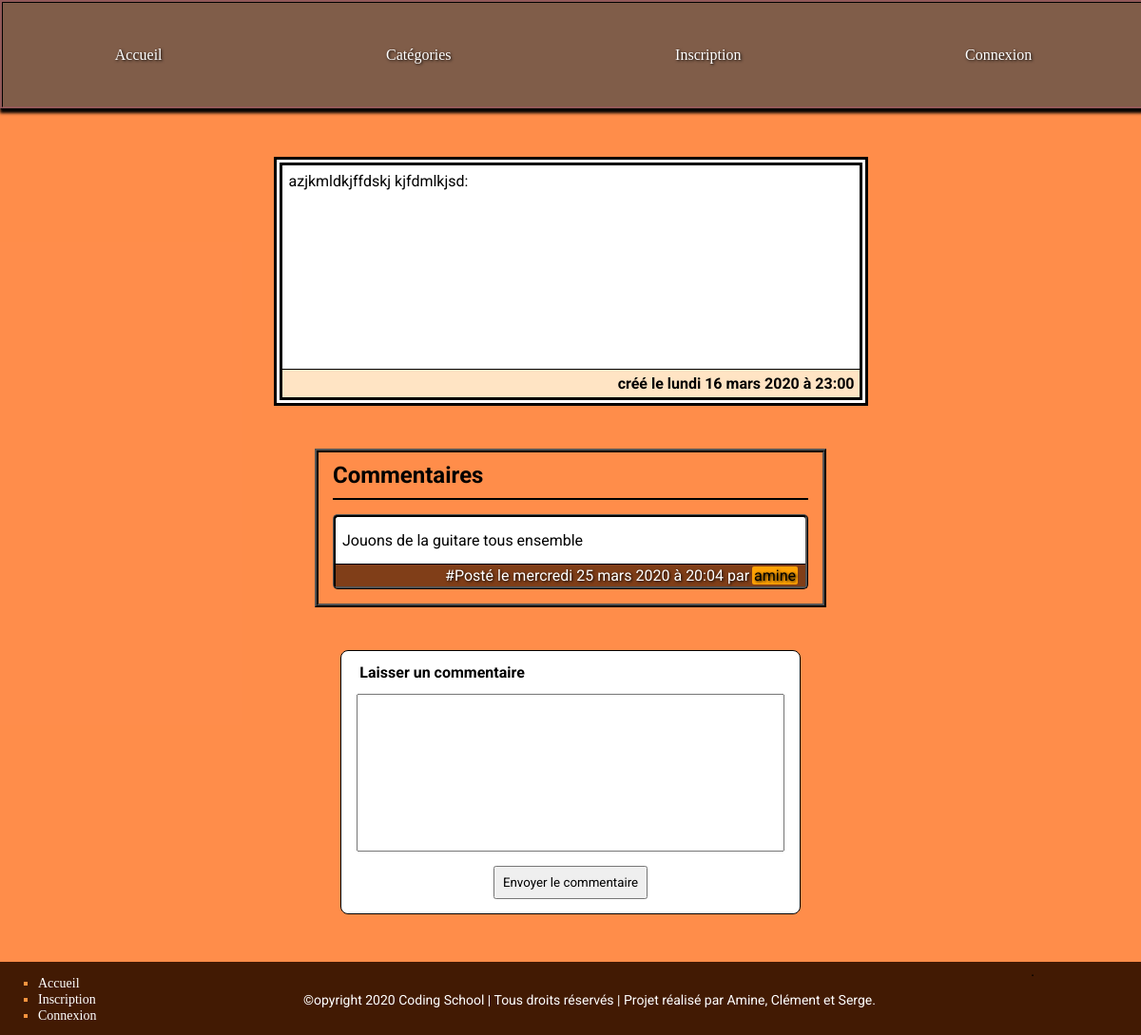
Before: /article.php?id=1 with the older database file.
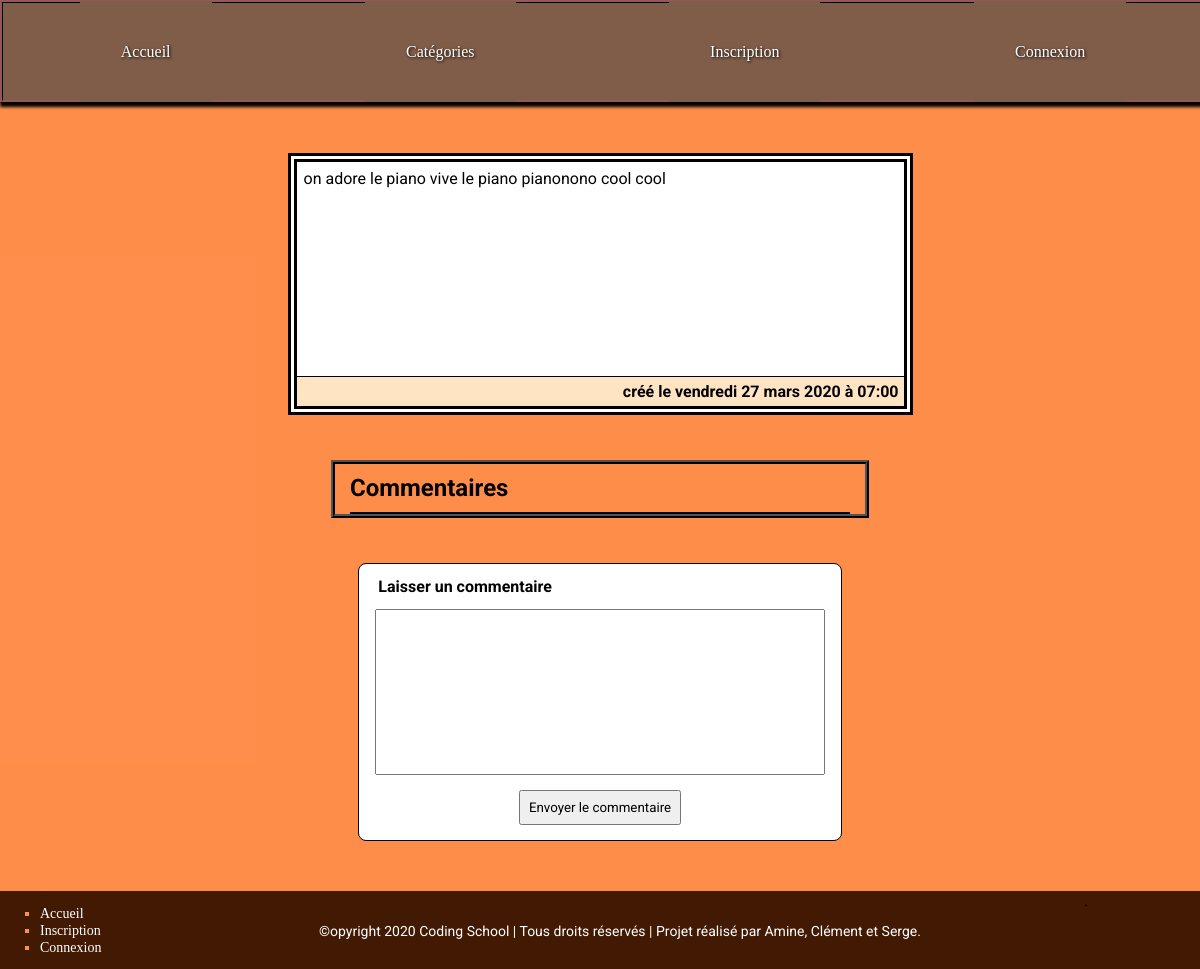
After: the same page with the newer database file.
### tables this page shows
CREATE TABLE IF NOT EXISTS `articles` (
  `id` int(11) NOT NULL AUTO_INCREMENT,
  `article` text NOT NULL,
  `id_utilisateur` int(11) NOT NULL,
  `id_categorie` int(11) NOT NULL,
  `date` timestamp NOT NULL,
  PRIMARY KEY (`id`)
);

CREATE TABLE IF NOT EXISTS `commentaires` (
  `id` int(11) NOT NULL AUTO_INCREMENT,
  `commentaire` varchar(1024) NOT NULL,
  `id_article` int(11) NOT NULL,
  `id_utilisateur` int(11) NOT NULL,
  `date` timestamp NOT NULL,
  PRIMARY KEY (`id`)
);

CREATE TABLE IF NOT EXISTS `utilisateurs` (
  `id` int(11) NOT NULL AUTO_INCREMENT,
  `login` varchar(255) NOT NULL,
  `password` varchar(255) NOT NULL,
  `email` varchar(255) NOT NULL,
  `avatar` varchar(255) DEFAULT 'avatars/defaut.png',
  `id_droits` int(11) NOT NULL DEFAULT '1',
  PRIMARY KEY (`id`)
);

### libraries/functions.php (called while the page is built, shortened)
<?php
function transDays($day){
    switch($day){
        case 1:
            $day = "lundi";
            break;
        case 3:
            $day = "mercredi";
            break;
        case 5:
            $day = "vendredi";
            break;
    }
    return $day;
}
function transMonths($month){
    switch($month){
        case "March":
            $month = "mars";
            break;
    }
    return $month;
}
?>

### article.php (the view, shortened to what this page needs)
<?php
require_once("libraries/functions.php");
$idArticle = $_GET["id"];
require("templates/header.phtml");
    $query = mysqli_query($connexion,$requete); ?>
    <main id="main-art">
        <?php
        $requete = "SELECT * FROM articles WHERE id = \"$idArticle\"";
        $query = mysqli_query($connexion,$requete);
        $resultat = mysqli_fetch_all($query, MYSQLI_ASSOC);
        $requete_com = "SELECT u.id, u.login, c.commentaire, c.date, c.id FROM utilisateurs AS u INNER JOIN `commentaires` AS c ON u.id = c.id_utilisateur WHERE id_article = \"$idArticle\"";
        $query_com = mysqli_query($connexion,$requete_com);
        $resultat_com = mysqli_fetch_all($query_com);
        $date = $resultat[0]["date"];
        $annee = strftime("%Y", strtotime($date));
        $mois = strftime("%B", strtotime($date));
        $jour = strftime("%d", strtotime($date));
        $sJour = strftime("%w", strtotime($date));
        $heure = strftime("%R", strtotime($date));
        $sJour2 = transDays($sJour);
        $mois2 = transMonths($mois);
        ?>
        <section id="sec-art">
            <article id="the-article">
                <p id="pgp-art"><?php echo $resultat[0]["article"]; ?></p>
                <span id="creation">créé le <?php echo $sJour2 ?> <?php echo $jour?> <?php echo $mois2?> <?php echo $annee?> à <?php echo $heure ?></span>
            </article>
            <aside id="art-aside">
            <h2 id="title-of-coment">Commentaires</h2>
            <?php foreach($resultat_com as $com):
                $date_com = $com[3];
                $annee_com = strftime("%Y", strtotime($date_com));
                $mois_com = strftime("%B", strtotime($date_com));
                $jour_com = strftime("%d", strtotime($date_com));
                $sJour_com = strftime("%w", strtotime($date_com));
                $heure_com = strftime("%R", strtotime($date_com));
                $sJour_com2 = transDays($sJour_com);
                $mois_com2 = transMonths($mois_com);
                ?>
                <div id="one-coment">
                <p id="par-com"><?php echo $com[2] ?></p>
                <span id="sp">
                    #Posté le <?php echo $sJour_com2 ?> <?php echo $jour_com ?> <?php echo $mois_com2 ?> <?php echo $annee_com ?> à <?php echo $heure_com ?>  par <mark> <?php echo $com[1]; ?></mark> </span>
                </div>
            <?php endforeach; ?>
            </aside>
            <article id="coment-container">
                <h2 id="coment-title">Laisser un commentaire</h2>
                <form action="<?php echo "article.php?id=$idArticle" ?>" method="post" id="form-article">
                    <textarea name="commentaire" id="area-art" cols="30" rows="10" ></textarea>
                    <button type="submit" name="envoyer" id="but-sendart">Envoyer le commentaire</button>
                </form>
            </article>
        </section>
    </main>
<?php require("templates/footer.phtml"); ?>

### templates/header.phtml (shortened to what this page needs)
<!DOCTYPE html>
<html>
<head>
    <link rel="stylesheet" href="css/blog.css">
</head>
<body>
    <header id="head-container">
        <nav>
            <ul id="ul-container">
                <li class="head-li"><a class="head-lien" href="index.php">Accueil</a></li>
                <li id="dropdown" class="head-li">
                    <a class="head-lien" href="#">Catégories</a>
                </li>
                <?php if(!isset($_SESSION['user'])): ?>
                <li class="head-li"><a class="head-lien" href="inscription.php">Inscription</a></li>
                <li class="head-li"><a class="head-lien" href="connexion.php">Connexion</a></li>
                <?php else : ?>
                <li class="head-li"><a class="head-lien" href="profil.php">Profil</a></li>
                <li class="head-li"><a class="head-lien" href="?disconnect">Déconnexion(<?=$_SESSION['user']->username; ?>)</a></li>
                <?php endif; ?>
            </ul>
        </nav>
    </header>

### templates/footer.phtml (shortened to what this page needs)
<footer id="foot-container">
        <ul id="foot-ul-cont">
            <li class="foot-listyle"><a class="foot-lien" href="index.php">Accueil</a></li>
            <?php if(!isset($_SESSION['user'])): ?>
            <li class="foot-listyle"><a class="foot-lien" href="inscription.php">Inscription</a></li>
            <li class="foot-listyle"><a class="foot-lien" href="connexion.php">Connexion</a></li>
            <?php else : ?>
            <li class="foot-listyle"><a class="foot-lien" href="profil.php">Profil</a></li>
            <li class="foot-listyle"><a class="foot-lien" href="?disconnect">Déconnexion(<?=$_SESSION['user']->username; ?>)</a></li>
            <?php endif; ?>
        </ul>
        <p id="copyright">©opyright 2020 Coding School | Tous droits réservés | Projet réalisé par Amine, Clément et Serge.</p>
        <div id="vide">.</div>
    </footer>
</body>
</html>

### css/blog.css (style rules this page uses)
html, body { height: 100%; width: 100%; margin: 0; padding: 0; background-color: rgba(255, 138, 70, 0.829); font-family: 'Roboto', sans-serif; }
p { margin: 0; }
html, body { min-height: 100%; width: 100%; margin: 0; padding: 0; background-color: rgba(255, 138, 70, 0.829); }
header { width: 100%; height: 10%; background-color: #804522; }
.head-li { border: 3px solid #805D49; border: 3px solid #805D49; border-top: 7px solid #805D49; border-bottom: 7px solid #805D49; padding: 34px 38px; padding: 34px 38px; }
.head-lien { color: white; text-decoration: none; font-family: 'Patua One', cursive; text-shadow: 1px 1px 3px black; }
#head-container { height: 10%; display: flex; flex-direction: column; justify-content: center; background-color: #805D49; box-shadow: 0px 4px 3px black; border: 3px ridge #3e2626; }
#ul-container { display: flex; justify-content: space-around; list-style-type: none; align-items: center; padding: 0; margin: 0; }
#foot-container { background-color: #421A03; bottom: 0; width: -webkit-fill-available; display: flex; }
#foot-ul-cont { flex-basis: 10%; list-style-type: square; font-size: 14px; }
#vide { flex-basis: 10%; }
#copyright { flex-basis: 80%; display: flex; justify-content: center; align-items: center; color: white; font-size: 14px; }
.foot-lien { text-decoration: none; color: white; font-family: 'Patua One', cursive; }
.foot-listyle { color:#FF943F; }
#main-art { display: flex; justify-content: center; align-items: center; font-family: 'Roboto', sans-serif; }
#pgp-art { margin: 0; height: 200px; padding: 7px; }
#coment-container { border-radius: 8px; border: 1px solid black; width: 77%; background-color: white; margin: auto; margin-bottom: 50px; }
#form-article { display: flex; flex-direction: column; align-items: center; }
#area-art { width: 90%; resize: none; padding: 7px; }
#coment-title { width: 40%; display: flex; font-family: 'Roboto', sans-serif; justify-content: flex-end; font-size: 16px; }
#but-sendart { margin: 15px; padding: 8px; font-family: 'Roboto', sans-serif; }
#art-aside { width: 80%; border: 4px ridge black; padding: 0 15px; margin: 45px auto; }
#the-article { background-color: white; border: 1px solid black; width: 607px; border: 9px double black; margin-top: 50px; }
#creation { display: flex; justify-content: flex-end; padding: 5px; border-top: 1px solid black; background-color: bisque; font-weight: bold; }
#title-of-coment { border-bottom: 2px solid black; margin: 0; padding: 10px 0; }
#one-coment { border: 3px ridge black; margin: 15px 0; border-radius: 5px; background-color: white; }
#par-com { border-bottom: 1px solid black; margin: 0; padding: 15px 7px; }
#sp { display: flex; justify-content: flex-end; padding: 2px 8px 2px 0; background-color: #803E18; color: white; text-shadow: 1px 1px 3px black; }
mark { margin-left: 3px; border-radius: 2px; padding: 0px 2px; background-color: #ffa104; }

Changed rows visible on the page:
removed commentaires: commentaire "Jouons de la guitare tous ensemble", date "mercredi", date "25", date "mars", date "2020", date "20:04", id_utilisateur.login "amine"
changed articles "mars": article "azjkmldkjffdskj kjfdmlkjsd:" → "on adore le piano vive le piano pianonono cool cool"; date "lundi" → "vendredi"; date "16" → "27"; date "23:00" → "07:00"
